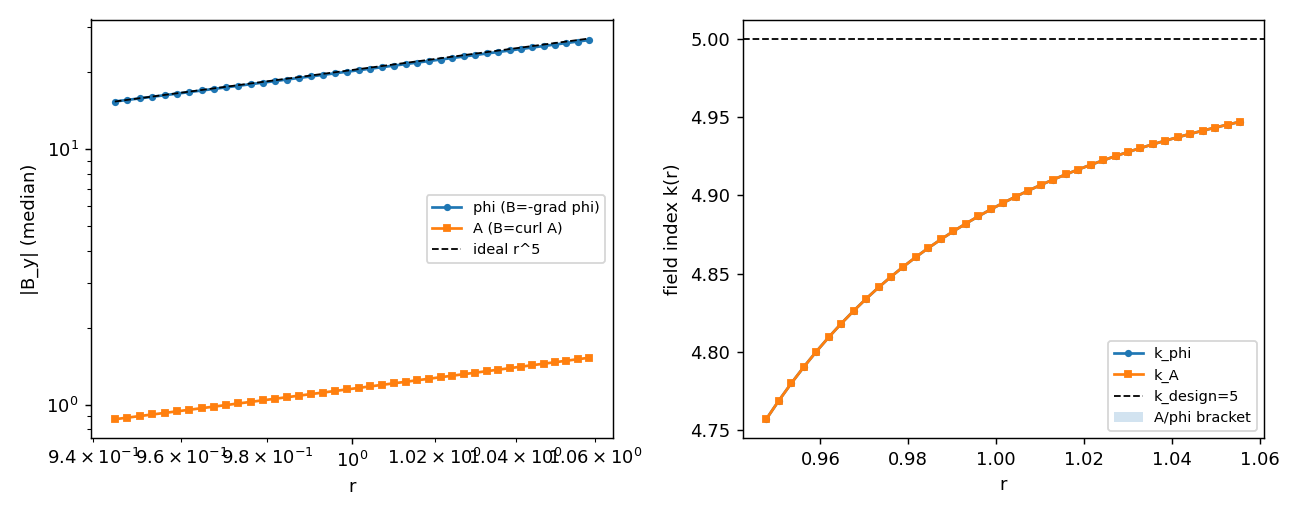

Here is the Python script that generated this plot:
r"""Scaling-FFAG super-ferric proton-gantry pole: achromatic design via the hodograph,
certified by COMPLEMENTARY (A vs phi) bounds.

WHY THIS EXAMPLE
----------------
A fixed-field (scaling-FFAG) gantry delivers a RANGE of beam momenta WITHOUT
re-exciting the magnets -- the win for a compact proton therapy gantry (fast
energy switching, no per-energy ramp).  The enabling property is ACHROMATICITY
= zero chromaticity = the betatron tune is momentum-independent.  For a scaling
field that is exactly

    B_y(r) = B0 (r/r0)^k          (k = field index),

orbits of different momenta are GEOMETRICALLY SIMILAR (p ~ r^{k+1}), so the tune
is the same for every momentum.  Achromaticity is therefore EXACTLY the single
condition

    k(r) = d log B_y / d log r = const            across the radial aperture.

THE HODOGRAPH CONNECTION (why log-r is the natural chart)
--------------------------------------------------------
Momentum enters as a SCALING of the orbit (r ~ p^{1/(k+1)}).  In u = log r the
scaling r -> lam r becomes a TRANSLATION u -> u + log lam, and the scaling field
B ~ r^k = e^{k u} is translation-covariant: log B is a STRAIGHT LINE in u with
slope k.  So
    achromatic  <=>  log B vs log r is a straight line (k = const = slope).
The pole gap g(r) ~ r^{-k} (B ~ 1/g) is, in u, log g linear in u -- a "uniform"
pole in the log chart.  This is the 2-variable conformal (log) chart; the
non-linear (saturation) reshape in Steps 2-3 drops to the single-variable von
Mises chart, because the full 2-variable swap FOLDS once mu = mu(q) (see
chaplygin_inverse_vonmises_2d.py).

COMPLEMENTARY (A vs phi) CERTIFICATION
--------------------------------------
The achromaticity of a FINITE pole is a numerical claim, so we bracket it.  The
SAME gap is solved two complementary ways (the energy <-> co-energy Legendre
pair; A and phi are the conjugate (flux-function, scalar-potential) pair of the
hodograph):

  * phi-formulation : scalar potential, Dirichlet phi on the poles
                      (the high-mu equipotential), B = -grad phi.
  * A-formulation   : flux function A_z, Dirichlet A on the flux walls
                      (the conjugate BCs), B = (A_y, -A_x).

The two solutions converge to the same field from discretisation-COMPLEMENTARY
sides; the global magnetic energy is rigorously bracketed (Synge hypercircle /
Rikabi-Bryant-Freeman, monotone BH => convex energy => the bracket survives into
saturation).  The LOCAL field index k(r) is not a strict two-sided theorem, but
k_A(r) and k_phi(r) converge from opposite sides, so their GAP certifies that a
flat k(r) is physics, not a mesh artefact -- and (Steps 2-3) drives the reshape.

NOTE the field-index k is SCALE-INVARIANT (d log B / d log r ignores the overall
amplitude), so phi (unit potential) and A (unit flux) need NOT share a
normalisation to be compared -- only the field SHAPE matters.

SCOPE (this file = the full achromatic-pole program, Steps 1-4 + hodograph solver)
----------------------------------------------------------------------------------
  Step 1: linear high-mu scaling pole; measure k_phi(r), k_A(r); show the A/phi
          bracket certifies how flat the naive g ~ r^{-k} pole is.
  Step 2: Froehlich mu(B) saturation -> k droops at the high-r (high-B) edge =
          the super-ferric operating wall.
  Step 3: reshape the pole (von Mises / log chart, no remesh) to restore
          k(r) = const into saturation.
  Step 4: ISOCHRONOUS -- the OTHER achromaticity (constant revolution TIME, not
          tune): the target is the RISING index k_iso(r) = (beta gamma)^2 i.e.
          <B>(r) = B0 gamma(r).  Saturation breaks it at the high-r NONLINEAR END
          PACK; the same 2-parameter reshape drives the SATURATED <B>(r) back
          onto B0 gamma(r), A/phi-certified.  (scaling: constant tune <-> rigid
          k=const; isochronous: constant time <-> rising k_iso(r) -- the two
          achromaticities are different and, relativistically, mutually
          exclusive.)
  Hodograph AS solver: the linear pole solved on a FIXED mesh with the shape a
          pullback deformation (mesh.SetDeformation) -- Netgen runs ONCE.

run:  python scaling_ffag_pole_2d.py            # Step 1 complementary bracket (fast)
      python scaling_ffag_pole_2d.py --fig       # + figure
      python scaling_ffag_pole_2d.py --step2 --step3 --fig   # saturation + reshape
      python scaling_ffag_pole_2d.py --pullback              # hodograph-as-solver
      python scaling_ffag_pole_2d.py --iso --fig             # isochronous end pack
"""
import argparse
import math
import os
import sys

import numpy as np

# --------------------------------------------------------------------------- #
# proton gantry parameters (the radial aperture from the momentum range)
# --------------------------------------------------------------------------- #
M_PROTON = 938.272            # MeV
K_INDEX = 5.0                 # scaling field index B ~ r^k
T_LO, T_HI = 70.0, 250.0      # proton kinetic-energy range (MeV) -> momentum band
R0 = 1.0                      # reference radius (normalised)
G0 = 0.10                     # gap at r0 (normalised); B ~ 1/g


def _rigidity_ratio(T_lo=T_LO, T_hi=T_HI):
    """p_hi / p_lo for kinetic energies T_hi, T_lo (relativistic protons)."""
    p = lambda T: math.sqrt(T * (T + 2 * M_PROTON))        # pc in MeV  # noqa: E731
    return p(T_hi) / p(T_lo)


def aperture_radii(k=K_INDEX, r0=R0, t_lo=T_LO, t_hi=T_HI):
    """Radial aperture [r_min, r_max] (centred on r0) spanned by the momentum
    band, using the scaling relation r ~ p^{1/(k+1)}."""
    ratio = _rigidity_ratio(t_lo, t_hi) ** (1.0 / (k + 1.0))   # r_hi / r_lo
    return r0 / math.sqrt(ratio), r0 * math.sqrt(ratio)


def scaling_gap(r, k=K_INDEX, g0=G0, r0=R0, gamma=0.0, gamma2=0.0):
    """Scaling pole gap.  Naive (gamma=gamma2=0): g(r) = g0 (r/r0)^{-k} (B ~ r^k).

    The Step-3 RESHAPE adds a log-r polynomial correction (u = log(r/r0)):
        g(r) = g0 * exp(-k u - gamma/2 u^2 - gamma2/6 u^3),
    so the LOCAL geometric index k_geom = -d log g / d log r tilts as a quadratic
        k_geom(u) = k + gamma*u + gamma2/2 * u^2.
    gamma cancels the LINEAR tilt of k(r), gamma2 the CURVATURE -- the 2-parameter
    reshape that flattens the SATURATED field index (cf. the 2-param Newton in
    clebsch_pole_shape_optimization_2d that nulls b3 AND b5)."""
    u = np.log(np.asarray(r, dtype=float) / r0)
    return g0 * np.exp(-k * u - 0.5 * gamma * u * u - gamma2 * u ** 3 / 6.0)


# --------------------------------------------------------------------------- #
# the new field-quality metric: field index k(r) = d log B_y / d log r
# --------------------------------------------------------------------------- #
def field_index(rs, By, r_fit=None):
    """Local field index k(r) = d(log B_y)/d(log r), by a centred log-log slope.

    rs, By : 1-D arrays (By > 0 on the aperture).  Returns k at the interior
    sample points (length len(rs) - 2 by central difference), with rs_mid."""
    rs = np.asarray(rs, dtype=float)
    By = np.asarray(By, dtype=float)
    lr, lB = np.log(rs), np.log(np.abs(By))
    k = (lB[2:] - lB[:-2]) / (lr[2:] - lr[:-2])              # central difference
    return rs[1:-1], k


# --------------------------------------------------------------------------- #
# complementary 2-D solves on the scaling gap (upper half, high-mu limit)
# --------------------------------------------------------------------------- #
def _gap_geometry(r_min, r_max, k, g0, r0, n_face=60):
    """Upper-half air gap between the median (y=0) and the scaling pole face
    y = g(r)/2.  Boundaries: 'median' (y=0), 'pole' (the face), 'rmin'/'rmax'
    (the radial walls = flux walls)."""
    from netgen.occ import WorkPlane, OCCGeometry
    rs = np.linspace(r_min, r_max, n_face)
    yf = scaling_gap(rs, k, g0, r0) / 2.0
    wp = WorkPlane().MoveTo(r_min, 0.0)
    wp.LineTo(r_max, 0.0)                                    # median  (y=0)
    wp.LineTo(r_max, float(yf[-1]))                         # rmax wall
    for ri, yi in zip(rs[-2::-1], yf[-2::-1]):              # pole face (back)
        wp.LineTo(float(ri), float(yi))
    wp.LineTo(r_min, 0.0)                                    # rmin wall
    face = wp.Face()
    face.faces.name = "gap"
    # name edges by midpoint geometry (no hardcoded ids)
    for e in face.edges:
        c = e.center
        if abs(c.y) < 1e-9:
            e.name = "median"
        elif abs(c.x - r_min) < 1e-6:
            e.name = "rmin"
        elif abs(c.x - r_max) < 1e-6:
            e.name = "rmax"
        else:
            e.name = "pole"
    return OCCGeometry(face, dim=2)


def _median_By(gfu, kind, rs_eval, mesh, y_probe):
    """Sample B_y on the median plane.  phi: B_y = -dphi/dy ; A: B_y = -dA/dx."""
    from ngsolve import grad
    g = grad(gfu)
    out = []
    for r in rs_eval:
        mp = mesh(float(r), float(y_probe))
        gv = g(mp)
        out.append(-gv[1] if kind == "phi" else -gv[0])
    return np.array(out)


def solve_complementary(r_min, r_max, k=K_INDEX, g0=G0, r0=R0,
                        order=4, maxh=0.02, n_eval=41, buffer=1.25):
    """Solve the scaling gap with BOTH complementary formulations and return the
    median field index k_phi(r), k_A(r).

    The Laplace problem is solved on a radial domain BUFFERED beyond the
    measurement aperture [r_min, r_max] (by the factor `buffer` each side) so the
    radial-wall fringing stays OUT of the measurement window -- the field index
    is then read in the clean bulk.

    phi : Dirichlet phi=0 on median, phi=1 on pole (equipotential), natural on
          the radial walls.            B = -grad phi.
    A   : Dirichlet A=0 on rmin, A=1 on rmax (flux specified), natural on median
          and pole (the dual BCs).     B = (A_y, -A_x)  ->  median B_y = -A_x.
    """
    from ngsolve import (H1, BilinearForm, GridFunction, grad, dx, TaskManager,
                         Mesh)
    r_lo, r_hi = r_min / buffer, r_max * buffer            # solve domain
    geo = _gap_geometry(r_lo, r_hi, k, g0, r0)
    rs_eval = np.linspace(r_min, r_max, n_eval)            # measurement window
    y_probe = 0.02 * scaling_gap(r0, k, g0, r0)            # just off the median
    out = {}
    with TaskManager():
        mesh = Mesh(geo.GenerateMesh(maxh=maxh))
        # ---- phi-formulation (Dirichlet on poles) ----
        fes_p = H1(mesh, order=order, dirichlet="median|pole")
        u, v = fes_p.TnT()
        a = BilinearForm(fes_p)
        a += grad(u) * grad(v) * dx
        a.Assemble()
        gfp = GridFunction(fes_p)
        gfp.Set(mesh.BoundaryCF({"pole": 1.0, "median": 0.0}, default=0.0),
                definedon=mesh.Boundaries("median|pole"))
        r = gfp.vec.CreateVector()
        r.data = -a.mat * gfp.vec
        gfp.vec.data += a.mat.Inverse(fes_p.FreeDofs(),
                                      inverse="sparsecholesky") * r
        By_p = _median_By(gfp, "phi", rs_eval, mesh, y_probe)
        # ---- A-formulation (Dirichlet on flux walls = the dual BCs) ----
        fes_a = H1(mesh, order=order, dirichlet="rmin|rmax")
        u, v = fes_a.TnT()
        a2 = BilinearForm(fes_a)
        a2 += grad(u) * grad(v) * dx
        a2.Assemble()
        gfa = GridFunction(fes_a)
        gfa.Set(mesh.BoundaryCF({"rmax": 1.0, "rmin": 0.0}, default=0.0),
                definedon=mesh.Boundaries("rmin|rmax"))
        r2 = gfa.vec.CreateVector()
        r2.data = -a2.mat * gfa.vec
        gfa.vec.data += a2.mat.Inverse(fes_a.FreeDofs(),
                                       inverse="sparsecholesky") * r2
        By_a = _median_By(gfa, "A", rs_eval, mesh, y_probe)
    rmid_p, k_p = field_index(rs_eval, By_p)
    rmid_a, k_a = field_index(rs_eval, By_a)
    out["rs_eval"] = rs_eval
    out["By_phi"] = By_p
    out["By_A"] = By_a
    out["r_index"] = rmid_p
    out["k_phi"] = k_p
    out["k_A"] = k_a
    out["ndof"] = (fes_p.ndof, fes_a.ndof)
    return out


# --------------------------------------------------------------------------- #
# Step 2: SATURATION -- a super-ferric iron pole (Froehlich mu(B)) droops k(r)
#         at the high-r (high-B) edge as the drive rises.
# --------------------------------------------------------------------------- #
MU0 = 4.0e-7 * math.pi
MUR0_IRON = 2000.0          # Froehlich mu_r at B=0
BK_IRON = 1.2               # Froehlich knee (T)


def mu_r_froehlich(B, mur0=MUR0_IRON, Bk=BK_IRON):
    """Froehlich saturation mu_r(|B|): mur0 at B=0 -> 1 as B -> infinity."""
    return 1.0 + (mur0 - 1.0) / (1.0 + (B / Bk) ** 2)


def _gap_iron_geometry(r_lo, r_hi, k, g0, r0, y_top, n_face=60, gamma=0.0,
                       gamma2=0.0):
    """Upper half: an AIR gap (median y=0 to the scaling pole face y=g(r)/2)
    glued to an IRON pole (pole face up to a flat back at y_top).  The pole
    face is now an interior gap/iron interface (not a BC).  Boundaries:
    'median' (y=0), 'irontop' (the driven back), 'rmin'/'rmax'.  `gamma`,
    `gamma2` are the Step-3 reshape parameters (see scaling_gap)."""
    from netgen.occ import WorkPlane, OCCGeometry, Glue
    rs = np.linspace(r_lo, r_hi, n_face)
    yf = scaling_gap(rs, k, g0, r0, gamma, gamma2) / 2.0
    wp = WorkPlane().MoveTo(r_lo, 0.0)
    wp.LineTo(r_hi, 0.0)                                     # median
    wp.LineTo(r_hi, float(yf[-1]))                          # rmax (gap)
    for ri, yi in zip(rs[-2::-1], yf[-2::-1]):              # pole face (gap top)
        wp.LineTo(float(ri), float(yi))
    wp.Close()
    gap = wp.Face(); gap.faces.name = "gap"
    wp2 = WorkPlane().MoveTo(r_lo, float(yf[0]))
    for ri, yi in zip(rs[1:], yf[1:]):                      # pole face (iron bottom)
        wp2.LineTo(float(ri), float(yi))
    wp2.LineTo(r_hi, y_top)                                 # rmax (iron)
    wp2.LineTo(r_lo, y_top)                                 # irontop
    wp2.Close()
    iron = wp2.Face(); iron.faces.name = "iron"
    shape = Glue([gap, iron])
    for e in shape.edges:
        c = e.center
        if abs(c.y) < 1e-9:
            e.name = "median"
        elif abs(c.y - y_top) < 1e-9:
            e.name = "irontop"
        elif abs(c.x - r_lo) < 1e-6:
            e.name = "rmin"
        elif abs(c.x - r_hi) < 1e-6:
            e.name = "rmax"
        else:
            e.name = "poleface"                            # interior interface
    return OCCGeometry(shape, dim=2)


def solve_saturated(mmf, r_min, r_max, k=K_INDEX, g0=G0, r0=R0, pole_t=0.03,
                    order=3, maxh=0.006, buffer=1.25, n_eval=41,
                    relax=0.5, tol=1e-4, maxit=60, gamma=0.0, gamma2=0.0):
    """Nonlinear scalar-potential solve with a Froehlich iron pole: the magnetic
    scalar potential phi (phi=mmf on the iron back, phi=0 on the median) drives
    flux through the air gap; B = -mu0 mu_r(|B|) grad phi.  Picard on mu_r(B).
    Returns the median field index k(r) and the saturation diagnostics.  `gamma`,
    `gamma2` are the Step-3 pole reshape (0,0 = naive scaling pole)."""
    from ngsolve import (H1, L2, BilinearForm, GridFunction, grad, dx, CF, Norm,
                         TaskManager, Mesh)
    r_lo, r_hi = r_min / buffer, r_max * buffer
    y_top = float(scaling_gap(r_lo, k, g0, r0, gamma, gamma2) / 2.0 + pole_t)
    geo = _gap_iron_geometry(r_lo, r_hi, k, g0, r0, y_top, gamma=gamma,
                             gamma2=gamma2)
    rs_eval = np.linspace(r_min, r_max, n_eval)
    y_probe = 0.02 * float(scaling_gap(r0, k, g0, r0))
    with TaskManager():
        mesh = Mesh(geo.GenerateMesh(maxh=maxh))
        fes = H1(mesh, order=order, dirichlet="median|irontop")
        u, v = fes.TnT()
        gfu = GridFunction(fes)
        bccf = mesh.BoundaryCF({"irontop": mmf, "median": 0.0}, default=0.0)
        fes_mu = L2(mesh, order=0)
        mu_gf = GridFunction(fes_mu)
        mu_gf.Set(mesh.MaterialCF({"iron": MUR0_IRON}, default=1.0))   # start
        iron_ind = mesh.MaterialCF({"iron": 1.0}, default=0.0)
        resid = 1.0
        it = 0
        for it in range(1, maxit + 1):
            a = BilinearForm(fes)
            a += mu_gf * grad(u) * grad(v) * dx
            a.Assemble()
            gfu.Set(bccf, definedon=mesh.Boundaries("median|irontop"))
            r = gfu.vec.CreateVector()
            r.data = -a.mat * gfu.vec
            gfu.vec.data += a.mat.Inverse(fes.FreeDofs(),
                                          inverse="sparsecholesky") * r
            B = MU0 * mu_gf * Norm(grad(gfu))               # |B| with current mu
            froh = 1.0 + (MUR0_IRON - 1.0) / (1.0 + (B / BK_IRON) ** 2)
            mu_target = (1.0 - iron_ind) * CF(1.0) + iron_ind * froh
            mu_new = GridFunction(fes_mu)
            mu_new.Set(mu_target)
            d = mu_new.vec.CreateVector()
            d.data = mu_new.vec - mu_gf.vec
            denom = (mu_gf.vec.Norm() or 1.0)
            resid = d.Norm() / denom
            mu_gf.vec.data += relax * d
            if resid < tol:
                break
        # median B_y = -mu0 dphi/dy (gap, mu_r=1)
        g = grad(gfu)
        By = np.array([-MU0 * g(mesh(float(r), y_probe))[1] for r in rs_eval])
        # total flux through the median (per depth), by a robust line integral of
        # B_y over the FULL domain -- matches the A-formulation's flux-wall BC.
        r_full = np.linspace(r_lo, r_hi, 200)
        By_full = np.array([-MU0 * g(mesh(float(r), y_probe))[1] for r in r_full])
        Psi = float(abs(np.sum(0.5 * (By_full[:-1] + By_full[1:])
                               * np.diff(r_full))))
    rmid, kk = field_index(rs_eval, By)
    return {
        "mmf": float(mmf), "Psi": Psi,
        "rs_eval": rs_eval, "By": By,
        "r_index": rmid, "k": kk,
        "B_gap_min": float(np.min(np.abs(By))),
        "B_gap_max": float(np.max(np.abs(By))),
        "iters": int(it), "resid": float(resid),
        "ndof": fes.ndof,
    }


def solve_saturated_A(Psi, r_min, r_max, k=K_INDEX, g0=G0, r0=R0, pole_t=0.03,
                      order=3, maxh=0.006, buffer=1.25, n_eval=41,
                      relax=0.5, tol=1e-4, maxit=60, gamma=0.0, gamma2=0.0):
    """A-formulation (flux function A_z) COMPLEMENT of solve_saturated: B = curl
    A_z (|B| = |grad A_z|), H = nu(|B|) B with nu = 1/(mu0 mu_r(|B|)).  A_z is
    Dirichlet on the flux walls (rmin=0, rmax=Psi), natural on median + irontop
    (the DUAL boundary conditions); Psi is the median flux from the phi solve, so
    the two formulations sit at the SAME operating point (same saturation state).
    Picard on nu(|B|).  Returns the median field index k_A(r)."""
    from ngsolve import (H1, L2, BilinearForm, GridFunction, grad, dx, CF, Norm,
                         TaskManager, Mesh)
    r_lo, r_hi = r_min / buffer, r_max * buffer
    y_top = float(scaling_gap(r_lo, k, g0, r0, gamma, gamma2) / 2.0 + pole_t)
    geo = _gap_iron_geometry(r_lo, r_hi, k, g0, r0, y_top, gamma=gamma,
                             gamma2=gamma2)
    rs_eval = np.linspace(r_min, r_max, n_eval)
    y_probe = 0.02 * float(scaling_gap(r0, k, g0, r0))
    nu_air, nu_iron0 = 1.0 / MU0, 1.0 / (MU0 * MUR0_IRON)
    with TaskManager():
        mesh = Mesh(geo.GenerateMesh(maxh=maxh))
        fes = H1(mesh, order=order, dirichlet="rmin|rmax")
        u, v = fes.TnT()
        gfu = GridFunction(fes)
        bccf = mesh.BoundaryCF({"rmax": Psi, "rmin": 0.0}, default=0.0)
        fes_nu = L2(mesh, order=0)
        nu_gf = GridFunction(fes_nu)
        nu_gf.Set(mesh.MaterialCF({"iron": nu_iron0}, default=nu_air))
        iron_ind = mesh.MaterialCF({"iron": 1.0}, default=0.0)
        resid, it = 1.0, 0
        for it in range(1, maxit + 1):
            a = BilinearForm(fes)
            a += nu_gf * grad(u) * grad(v) * dx
            a.Assemble()
            gfu.Set(bccf, definedon=mesh.Boundaries("rmin|rmax"))
            r = gfu.vec.CreateVector()
            r.data = -a.mat * gfu.vec
            gfu.vec.data += a.mat.Inverse(fes.FreeDofs(),
                                          inverse="sparsecholesky") * r
            B = Norm(grad(gfu))                              # |B| = |grad A_z|
            froh = 1.0 + (MUR0_IRON - 1.0) / (1.0 + (B / BK_IRON) ** 2)
            nu_target = (1.0 - iron_ind) * CF(nu_air) + iron_ind * (nu_air / froh)
            nu_new = GridFunction(fes_nu)
            nu_new.Set(nu_target)
            d = nu_new.vec.CreateVector()
            d.data = nu_new.vec - nu_gf.vec
            resid = d.Norm() / (nu_gf.vec.Norm() or 1.0)
            nu_gf.vec.data += relax * d
            if resid < tol:
                break
        g = grad(gfu)
        By = np.array([-g(mesh(float(r), y_probe))[0] for r in rs_eval])  # -dA/dx
    rmid, kk = field_index(rs_eval, By)
    return {"By": By, "r_index": rmid, "k": kk,
            "iters": int(it), "resid": float(resid)}


def bracket_saturated(B_design=1.8, k=K_INDEX, g0=G0, r0=R0, order=3,
                      maxh=0.008, gamma=0.0, gamma2=0.0, r_min=None, r_max=None):
    """COMPLEMENTARY certification of the SATURATED field index: solve the same
    nonlinear operating point both ways -- phi (Dirichlet on the poles) and A
    (Dirichlet on the flux walls, driven to the phi-solve's median flux Psi so
    both sit at the SAME saturation state).  k_phi(r) and k_A(r) converge from
    discretisation-complementary sides; their GAP certifies the saturated k(r)
    is physics, not mesh (the nonlinear analogue of Step 1's linear bracket;
    monotone BH => convex energy => the bracket survives into saturation).
    The aperture defaults to the scaling momentum band aperture_radii(k); pass
    r_min/r_max explicitly for a non-scaling (e.g. isochronous) window."""
    if r_min is None or r_max is None:
        r_min, r_max = aperture_radii(k=k, r0=r0)
    mmf = B_design * g0 / (2.0 * MU0)
    s_phi = solve_saturated(mmf, r_min, r_max, k=k, g0=g0, r0=r0,
                            order=order, maxh=maxh, gamma=gamma, gamma2=gamma2)
    s_A = solve_saturated_A(s_phi["Psi"], r_min, r_max, k=k, g0=g0, r0=r0,
                            order=order, maxh=maxh, gamma=gamma, gamma2=gamma2)
    m = slice(2, -2)
    gap = float(np.max(np.abs(s_phi["k"][m] - s_A["k"][m])))
    return {
        "B_design": float(B_design), "Psi": s_phi["Psi"],
        "B_gap_max": s_phi["B_gap_max"],
        "r_index": s_phi["r_index"], "k_phi": s_phi["k"], "k_A": s_A["k"],
        "bracket_gap_max": gap,
        "k_mid_mean": float(0.5 * (s_phi["k"][m] + s_A["k"][m]).mean()),
        "iters_phi": s_phi["iters"], "iters_A": s_A["iters"],
    }


# --------------------------------------------------------------------------- #
# Hodograph AS THE SOLVER: design on a FIXED reference mesh, the pole shape a
# pullback (deformation) -- so changing the pole reshapes the WEIGHT, not the
# mesh.  Netgen runs ONCE; every pole shape is the same mesh + a new deformation
# (the no-remesh win the physical-coordinate solves above do not have).
# --------------------------------------------------------------------------- #
def _comp_mesh(r_lo, r_hi, maxh):
    """The FIXED computational rectangle [r_lo,r_hi] x [0,1] (x=r, y=normalised
    gap eta).  Generated ONCE; the pole shape enters as a deformation of eta."""
    from netgen.occ import WorkPlane, OCCGeometry
    from ngsolve import Mesh
    rect = WorkPlane().MoveTo(r_lo, 0.0).Rectangle(r_hi - r_lo, 1.0).Face()
    for e in rect.edges:
        c = e.center
        if abs(c.y) < 1e-9:
            e.name = "median"
        elif abs(c.y - 1.0) < 1e-9:
            e.name = "pole"
        elif abs(c.x - r_lo) < 1e-6:
            e.name = "rmin"
        elif abs(c.x - r_hi) < 1e-6:
            e.name = "rmax"
    return Mesh(OCCGeometry(rect, dim=2).GenerateMesh(maxh=maxh))


def _gap_cf(xc, k, g0, r0, gamma, gamma2):
    """Scaling gap g(r) as an NGSolve CF (xc = the radial coordinate)."""
    from ngsolve import log as nlog, exp as nexp
    u = nlog(xc / r0)
    return g0 * nexp(-k * u - 0.5 * gamma * u * u - gamma2 * u ** 3 / 6.0)


def solve_scaling_pole_deformed(mesh, gamma=0.0, gamma2=0.0, k=K_INDEX, g0=G0,
                                r0=R0, order=4, n_eval=41, meas=(0.92, 1.085)):
    """Solve the linear equipotential scaling gap on the SHARED fixed mesh by
    DEFORMING eta -> y = eta*g(r)/2 (mesh.SetDeformation; no Netgen remesh).  The
    pole shape (gamma, gamma2) lives entirely in the deformation, so a reshape is
    a new weight on the SAME mesh.  Returns the median field index k(r)."""
    from ngsolve import (VectorH1, H1, GridFunction, CF, x, y, grad, dx,
                         BilinearForm, TaskManager)
    rs_eval = np.linspace(meas[0], meas[1], n_eval)
    eta_probe = 0.02
    with TaskManager():
        gcf = _gap_cf(x, k, g0, r0, gamma, gamma2)
        gd = GridFunction(VectorH1(mesh, order=order))
        gd.Set(CF((0.0, y * (gcf / 2.0 - 1.0))))           # eta -> eta*g/2
        mesh.SetDeformation(gd)
        fes = H1(mesh, order=order, dirichlet="median|pole")
        u, v = fes.TnT()
        a = BilinearForm(grad(u) * grad(v) * dx)
        a.Assemble()
        gfu = GridFunction(fes)
        gfu.Set(mesh.BoundaryCF({"pole": 1.0, "median": 0.0}, default=0.0),
                definedon=mesh.Boundaries("median|pole"))
        r = gfu.vec.CreateVector()
        r.data = -a.mat * gfu.vec
        gfu.vec.data += a.mat.Inverse(fes.FreeDofs(),
                                      inverse="sparsecholesky") * r
        g = grad(gfu)
        By = np.array([-g(mesh(float(rr), eta_probe))[1] for rr in rs_eval])
        mesh.UnsetDeformation()
    rmid, kk = field_index(rs_eval, By)
    return {"rs_eval": rs_eval, "By": By, "r_index": rmid, "k": kk}


def run_pullback(k=K_INDEX, g0=G0, r0=R0, order=4, maxh=0.035):
    """Hodograph-as-solver: ONE computational mesh, the pole shape a deformation.

    (i) VALIDATE the pullback == the physical-remesh solve (the naive gamma=0
        equipotential pole) -- same field index k(r).
    (ii) DEMONSTRATE no-remesh: sweep several pole shapes (gamma) reusing the
        SAME mesh object (Netgen generated exactly once)."""
    r_min, r_max = aperture_radii(k=k, r0=r0)
    buf = 1.25
    r_lo, r_hi = r_min / buf, r_max * buf
    meas = (r_min, r_max)
    mesh = _comp_mesh(r_lo, r_hi, maxh)                     # ONE mesh generation
    s0 = solve_scaling_pole_deformed(mesh, 0.0, 0.0, k=k, g0=g0, r0=r0,
                                     order=order, meas=meas)
    # physical-remesh reference (Step-1 equipotential phi solve, gamma=0)
    ref = solve_complementary(r_min, r_max, k=k, g0=g0, r0=r0, order=order,
                              maxh=0.012)
    m = slice(2, -2)
    k_def = s0["k"][m]
    k_phys = ref["k_phi"][m]
    n = min(len(k_def), len(k_phys))
    match = float(np.max(np.abs(k_def[:n] - k_phys[:n])))
    # no-remesh sweep on the SAME mesh
    sweep = []
    for gm in (0.0, -0.85, -2.0):
        s = solve_scaling_pole_deformed(mesh, gm, 0.0, k=k, g0=g0, r0=r0,
                                        order=order, meas=meas)
        sweep.append({"gamma": gm, "k_mean": float(s["k"][m].mean()),
                      "k_tilt": float(s["k"][m][-1] - s["k"][m][0])})
    return {
        "k_def_vs_physical_max": match,
        "k_def_mean": float(k_def.mean()),
        "k_phys_mean": float(k_phys.mean()),
        "n_mesh_generations": 1,
        "sweep": sweep,
    }


def run_step2(b_targets=(0.6, 1.4, 2.0, 2.6), k=K_INDEX, g0=G0, r0=R0,
              order=3, maxh=0.006):
    """Sweep the drive (parametrised by the target B_gap at r0); the field index
    k(r) is referenced to the LOWEST (unsaturated) drive, so the saturation
    signal Dk(r) = k(drive) - k(reference) is isolated from the geometric
    baseline.  As the high-r edge (highest B) crosses the iron knee, Dk develops
    a negative dip there: the achromaticity degrades at the high-energy edge of
    the momentum acceptance -- the super-ferric operating wall."""
    r_min, r_max = aperture_radii(k=k, r0=r0)
    mmfs = [bt * g0 / (2.0 * MU0) for bt in b_targets]
    sols = [solve_saturated(mmf, r_min, r_max, k=k, g0=g0, r0=r0,
                            order=order, maxh=maxh) for mmf in mmfs]
    m = slice(2, -2)                                        # interior window
    k_ref = sols[0]["k"]                                    # unsaturated baseline
    levels = []
    for s in sols:
        dk = s["k"] - k_ref
        levels.append({
            "B_target": s["mmf"] * 2.0 * MU0 / g0,
            "B_gap_min": s["B_gap_min"], "B_gap_max": s["B_gap_max"],
            "k_hi_edge": float(s["k"][m][-1]),
            "dk_hi": float(dk[m][-1]),                      # high-r index loss
            "dk_lo": float(dk[m][0]),                       # low-r index loss
            "dk_tilt": float(dk[m][-1] - dk[m][0]),         # differential droop
            "iters": s["iters"], "resid": s["resid"],
            "_s": s,
        })
    return {"k_design": float(k), "aperture": (float(r_min), float(r_max)),
            "Bk_iron": BK_IRON, "k_ref_interior": k_ref[m].tolist(),
            "levels": levels}


# --------------------------------------------------------------------------- #
# Step 3: RESHAPE -- a 1-parameter pole correction (gamma) restores k(r)=const
#         into saturation (the von Mises / log-chart reshape, single-valued).
# --------------------------------------------------------------------------- #
def _index_residual(mmf, gamma, gamma2, r_min, r_max, k, g0, r0, order, maxh):
    """Saturated solve at reshape (gamma, gamma2); return the field-index
    flatness residual (tilt, curvature), the peak-to-peak, and the solve.
      tilt = k(r_hi) - k(r_lo)        (the linear slope of k(r))
      curv = k(r_mid) - mean(edges)   (the bow / quadratic part)."""
    s = solve_saturated(mmf, r_min, r_max, k=k, g0=g0, r0=r0,
                        order=order, maxh=maxh, gamma=gamma, gamma2=gamma2)
    ki = s["k"][2:-2]
    mid = len(ki) // 2
    tilt = float(ki[-1] - ki[0])
    curv = float(ki[mid] - 0.5 * (ki[-1] + ki[0]))
    return tilt, curv, float(ki.max() - ki.min()), s


def run_step3(B_design=1.8, k=K_INDEX, g0=G0, r0=R0, order=3, maxh=0.008,
              tol=3e-3, newton_steps=3, dg=0.4):
    """At the design (saturated) excitation, find the 2-parameter pole reshape
    (gamma, gamma2) that drives BOTH the field-index tilt AND curvature to zero
    -- restoring a flat (achromatic) k(r) into saturation.  The local geometric
    index k_geom(u) = k + gamma*u + gamma2/2*u^2 (u=log r/r0) has 2 knobs; a 2-D
    Newton on (tilt, curv)=0 (finite-difference Jacobian) flattens the saturated
    index, the single-valued von Mises/log-chart reshape.  Returns naive vs
    reshaped flatness."""
    r_min, r_max = aperture_radii(k=k, r0=r0)
    mmf = B_design * g0 / (2.0 * MU0)

    def resid(g, g2):
        return _index_residual(mmf, g, g2, r_min, r_max, k, g0, r0, order, maxh)

    t0, c0, p0, s0 = resid(0.0, 0.0)                        # naive pole
    g, g2 = 0.0, 0.0
    t, c, p, s = t0, c0, p0, s0
    evals = [{"gamma": 0.0, "gamma2": 0.0, "tilt": t0, "curv": c0, "ptp": p0}]
    best = {"gamma": 0.0, "gamma2": 0.0, "tilt": t0, "curv": c0, "ptp": p0,
            "_s": s0}
    for _ in range(newton_steps):
        if max(abs(t), abs(c)) < tol:
            break
        # finite-difference 2x2 Jacobian d(tilt,curv)/d(gamma,gamma2)
        tg, cg, _, _ = resid(g + dg, g2)
        tg2, cg2, _, _ = resid(g, g2 + dg)
        J = np.array([[(tg - t) / dg, (tg2 - t) / dg],
                      [(cg - c) / dg, (cg2 - c) / dg]])
        try:
            step = np.linalg.solve(J, np.array([t, c]))
        except np.linalg.LinAlgError:
            break
        g, g2 = g - step[0], g2 - step[1]
        t, c, p, s = resid(g, g2)
        evals.append({"gamma": g, "gamma2": g2, "tilt": t, "curv": c, "ptp": p})
        if p < best["ptp"]:
            best = {"gamma": g, "gamma2": g2, "tilt": t, "curv": c, "ptp": p,
                    "_s": s}
    return {
        "k_design": float(k), "B_design": float(B_design),
        "aperture": (float(r_min), float(r_max)),
        "naive": {"gamma": 0.0, "gamma2": 0.0, "tilt": t0, "curv": c0,
                  "ptp": p0, "_s": s0},
        "reshaped": best,
        "ptp_improvement": float(p0 / best["ptp"]) if best["ptp"] > 0 else None,
        "evals": evals,
    }


# --------------------------------------------------------------------------- #
# Step 4: ISOCHRONOUS -- a DIFFERENT achromaticity (constant revolution TIME,
#   not constant tune).  Make the nonlinear (saturated) END PACK isochronous.
# --------------------------------------------------------------------------- #
# An isochronous magnet (cyclotron / non-scaling FFAG) keeps the revolution TIME
# momentum-independent.  That needs the average field to RISE with radius as the
# relativistic factor:
#     <B>(r) = B0 gamma(r),  gamma = 1/sqrt(1 - beta^2),  beta(r) = beta0 (r/r0)
# (beta = omega r / c is linear in r at a constant revolution frequency omega).
# The LOCAL field index is therefore NOT constant but RISING:
#     k_iso(r) = d log B / d log r = (beta gamma)^2 = beta^2 / (1 - beta^2),
# the OPPOSITE of the scaling (k = const) target -- isochronism trades a
# momentum-independent TUNE for a momentum-independent TIME.  The high-r (highest
# B) edge must deliver the STEEPEST rise AND saturates first: the super-ferric
# isochronous wall = the NONLINEAR END PACK.  The SAME 2-parameter pole reshape
# (+ A/phi bracket certificate) that flattened the scaling index instead drives
# the SATURATED <B>(r) back onto B0 gamma(r) into saturation.
def iso_field_law(r, beta0, r0=R0):
    """Isochronous orbit kinematics: beta(r) = beta0 (r/r0) (linear in r at a
    constant revolution frequency, beta = omega r / c); returns beta(r) and
    gamma(r) = 1/sqrt(1 - beta^2)."""
    beta = beta0 * (np.asarray(r, dtype=float) / r0)
    return beta, 1.0 / np.sqrt(1.0 - beta ** 2)


def iso_target_index(r, beta0, r0=R0):
    """Isochronous LOCAL field index k_iso(r) = (beta gamma)^2 = beta^2/(1-beta^2)
    = d log(B0 gamma) / d log r (the RISING index of a constant-time orbit)."""
    beta, _ = iso_field_law(r, beta0, r0)
    return beta ** 2 / (1.0 - beta ** 2)


def iso_geometric_reshape(beta0):
    """The (k0, gamma) of scaling_gap that, in LINEAR theory, reproduces the
    isochronous index k_iso(r) to first order at r0: the geometric index
    k_geom(u) = k0 + gamma u matches k_iso AND its slope at u = 0.
        k0    = k_iso(r0)         = beta0^2 / (1 - beta0^2)
        gamma = d k_iso / d log r = 2 beta0^2 / (1 - beta0^2)^2 ."""
    b = beta0 ** 2
    return b / (1.0 - b), 2.0 * b / (1.0 - b) ** 2


def _iso_residual(mmf, gamma, gamma2, beta0, r_min, r_max, k0, g0, r0, order,
                  maxh):
    """Saturated solve at reshape (gamma, gamma2) on the isochronous-base pole.
    Returns the field-INDEX mismatch to the isochronous target (tilt, curv of
    diff(r) = k(r) - k_iso(r)), the field-SHAPE isochronism residual
    max|shape(<B>)/shape(gamma) - 1| (the timing error: T(p)=const <=> <B>~gamma),
    and the solve."""
    s = solve_saturated(mmf, r_min, r_max, k=k0, g0=g0, r0=r0,
                        order=order, maxh=maxh, gamma=gamma, gamma2=gamma2)
    diff = s["k"] - iso_target_index(s["r_index"], beta0, r0)
    dd = diff[2:-2]
    mid = len(dd) // 2
    tilt = float(dd[-1] - dd[0])
    curv = float(dd[mid] - 0.5 * (dd[-1] + dd[0]))
    rs, By = s["rs_eval"], np.abs(s["By"])
    _, gam = iso_field_law(rs, beta0, r0)
    c = len(rs) // 2
    iso_resid = float(np.max(np.abs(By / By[c] / (gam / gam[c]) - 1.0)[2:-2]))
    return tilt, curv, iso_resid, s


def run_isochronous(beta0=0.6, B_design=1.1, r_min=0.78, r_max=1.28, g0=G0,
                    r0=R0, order=3, maxh=0.008, tol=2e-3, newton_steps=4,
                    dg=0.3):
    """Design a SATURATED isochronous pole.  The naive pole is the LINEAR-theory
    isochronous shape (iso_geometric_reshape); saturation droops <B>(r) below
    B0 gamma(r) at the high-r NONLINEAR END PACK; the 2-parameter pole reshape
    restores the saturated <B>(r) onto B0 gamma(r), certified by the A/phi
    bracket.  beta0 = beta at r0 (how relativistic the orbit is); the field-shape
    residual max|<B>(r)/(B0 gamma(r)) - 1| is the timing error."""
    k0, g_iso = iso_geometric_reshape(beta0)               # linear-theory iso pole
    mmf = B_design * g0 / (2.0 * MU0)

    def resid(g, g2):
        return _iso_residual(mmf, g, g2, beta0, r_min, r_max, k0, g0, r0,
                             order, maxh)

    t0, c0, iso0, s0 = resid(g_iso, 0.0)                   # naive = linear-theory iso
    g, g2 = g_iso, 0.0
    t, c = t0, c0
    best = {"gamma": g_iso, "gamma2": 0.0, "tilt": t0, "curv": c0,
            "iso_resid": iso0, "_s": s0}
    evals = [{"gamma": g_iso, "gamma2": 0.0, "tilt": t0, "curv": c0,
              "iso_resid": iso0}]
    for _ in range(newton_steps):
        if max(abs(t), abs(c)) < tol:
            break
        tg, cg, _, _ = resid(g + dg, g2)
        tg2, cg2, _, _ = resid(g, g2 + dg)
        J = np.array([[(tg - t) / dg, (tg2 - t) / dg],
                      [(cg - c) / dg, (cg2 - c) / dg]])
        try:
            step = np.linalg.solve(J, np.array([t, c]))
        except np.linalg.LinAlgError:
            break
        g, g2 = g - step[0], g2 - step[1]
        t, c, iso, s = resid(g, g2)
        evals.append({"gamma": g, "gamma2": g2, "tilt": t, "curv": c,
                      "iso_resid": iso})
        if iso < best["iso_resid"]:
            best = {"gamma": g, "gamma2": g2, "tilt": t, "curv": c,
                    "iso_resid": iso, "_s": s}
    beta_min, beta_max = beta0 * r_min / r0, beta0 * r_max / r0
    return {
        "beta0": float(beta0), "beta_min": float(beta_min),
        "beta_max": float(beta_max), "k_iso0": float(k0),
        "k_iso_min": float(iso_target_index(r_min, beta0, r0)),
        "k_iso_max": float(iso_target_index(r_max, beta0, r0)),
        "B_design": float(B_design), "aperture": (float(r_min), float(r_max)),
        "naive": {"gamma": float(g_iso), "gamma2": 0.0, "tilt": t0, "curv": c0,
                  "iso_resid": iso0, "_s": s0},
        "reshaped": best,
        "iso_improvement": float(iso0 / best["iso_resid"])
                           if best["iso_resid"] > 0 else None,
        "evals": evals,
    }


# --------------------------------------------------------------------------- #
# driver
# --------------------------------------------------------------------------- #
def run(k=K_INDEX, g0=G0, r0=R0, order=4, maxh=0.008):
    """Step 1: linear scaling pole; analytic check + complementary k(r) bracket."""
    # (i) analytic check: field_index on B ~ r^k returns k.
    rs = np.linspace(0.5, 2.0, 200)
    k_meas = field_index(rs, (rs / r0) ** k)[1]
    analytic_err = float(np.max(np.abs(k_meas - k)))

    # (ii) physical aperture from the proton momentum band.
    r_min, r_max = aperture_radii(k=k, r0=r0)
    sol = solve_complementary(r_min, r_max, k=k, g0=g0, r0=r0,
                              order=order, maxh=maxh)

    # certification: where the A/phi bracket is tightest, k is best resolved.
    k_lo = np.minimum(sol["k_phi"], sol["k_A"])
    k_hi = np.maximum(sol["k_phi"], sol["k_A"])
    k_mid = 0.5 * (sol["k_phi"] + sol["k_A"])
    gap = float(np.max(k_hi - k_lo))
    # interior window (drop the 2 edge points each side -- wall fringing)
    m = slice(2, -2)
    k_flat_dev = float(np.max(np.abs(k_mid[m] - k)))         # how flat (vs k)
    return {
        "k_design": float(k),
        "aperture": (float(r_min), float(r_max)),
        "rigidity_ratio": float(_rigidity_ratio()),
        "analytic_index_err": analytic_err,
        "bracket_gap_max": gap,
        "k_interior_dev_from_design": k_flat_dev,
        "k_interior_mid_mean": float(np.mean(k_mid[m])),
        "ndof": sol["ndof"],
        "_sol": sol,
    }


def main():
    ap = argparse.ArgumentParser()
    ap.add_argument("--fig", action="store_true")
    ap.add_argument("--step2", action="store_true",
                    help="also run the saturation sweep (Froehlich iron pole)")
    ap.add_argument("--step3", action="store_true",
                    help="also run the 2-parameter pole reshape (restore flat k)")
    ap.add_argument("--pullback", action="store_true",
                    help="hodograph AS solver: fixed mesh, pole shape = deformation")
    ap.add_argument("--iso", action="store_true",
                    help="also run the isochronous design (nonlinear end pack -> B0*gamma(r))")
    ap.add_argument("--order", type=int, default=4)
    ap.add_argument("--maxh", type=float, default=0.008)
    args = ap.parse_args()

    print("=" * 74)
    print("Scaling-FFAG proton-gantry pole -- Step 1: linear scaling + A/phi bracket")
    print("=" * 74)
    res = run(order=args.order, maxh=args.maxh)
    rmin, rmax = res["aperture"]
    print(f"field index k_design        : {res['k_design']:.3f}")
    print(f"momentum band p_hi/p_lo     : {res['rigidity_ratio']:.3f}"
          f"  (T {T_LO:.0f}-{T_HI:.0f} MeV)")
    print(f"radial aperture [r_min,r_max]: [{rmin:.4f}, {rmax:.4f}]"
          f"  (ratio {rmax / rmin:.3f})")
    print(f"analytic field_index error  : {res['analytic_index_err']:.2e}"
          f"  (B~r^k -> k)")
    print(f"ndof (phi, A)               : {res['ndof']}")
    print(f"A/phi bracket gap (max)     : {res['bracket_gap_max']:.3e}")
    print(f"k interior mean (mid)       : {res['k_interior_mid_mean']:.3f}")
    print(f"k interior dev from design  : {res['k_interior_dev_from_design']:.3e}")

    if args.fig:
        _figure(res)

    if args.step2:
        print("\n" + "=" * 74)
        print("Step 2: SATURATION -- Froehlich iron pole droops k at the high-r edge")
        print("=" * 74)
        s2 = run_step2()
        print(f"iron knee Bk                : {s2['Bk_iron']:.2f} T")
        print(f"{'B_tgt(T)':<9}{'B_gap[min,max]':<16}{'k_hi':<8}"
              f"{'dk_hi':<9}{'dk_tilt':<9}{'iters':<6}")
        for L in s2["levels"]:
            print(f"{L['B_target']:<9.1f}[{L['B_gap_min']:.2f}, {L['B_gap_max']:.2f}]"
                  f"   {L['k_hi_edge']:<8.3f}{L['dk_hi']:<+9.3f}"
                  f"{L['dk_tilt']:<+9.3f}{L['iters']:<6}")
        if args.fig:
            _figure_step2(s2)

    if args.step3:
        print("\n" + "=" * 74)
        print("Step 3: RESHAPE -- 2-param pole correction restores flat k(r) in saturation")
        print("=" * 74)
        s3 = run_step3()
        n, o = s3["naive"], s3["reshaped"]
        print(f"design excitation B@r0      : {s3['B_design']:.1f} T")
        print(f"naive pole   k(r) ptp       : {n['ptp']:.4f}"
              f"  (tilt {n['tilt']:+.4f}, curv {n['curv']:+.4f})")
        print(f"reshaped     k(r) ptp       : {o['ptp']:.4f}"
              f"  (tilt {o['tilt']:+.4f}, curv {o['curv']:+.4f})")
        print(f"reshape (gamma, gamma2)     : ({o['gamma']:+.3f}, {o['gamma2']:+.3f})")
        print(f"flatness improvement        : {s3['ptp_improvement']:.1f}x"
              f"  ({len(s3['evals'])-1} Newton step(s))")
        # complementary (A vs phi) certification of the reshaped saturated design
        bk = bracket_saturated(B_design=s3["B_design"], gamma=o["gamma"],
                               gamma2=o["gamma2"])
        print(f"reshaped A/phi bracket gap  : {bk['bracket_gap_max']:.2e}"
              f"  (saturated k(r) certified, B_gap up to {bk['B_gap_max']:.2f} T)")
        if args.fig:
            _figure_step3(s3)

    if args.pullback:
        print("\n" + "=" * 74)
        print("Hodograph AS solver: fixed mesh, pole shape = pullback deformation")
        print("=" * 74)
        pb = run_pullback()
        print(f"pullback k(r) mean          : {pb['k_def_mean']:.4f}")
        print(f"physical-remesh k(r) mean   : {pb['k_phys_mean']:.4f}")
        print(f"pullback vs physical (max)  : {pb['k_def_vs_physical_max']:.2e}"
              f"  (the deformation == physical)")
        print(f"Netgen mesh generations     : {pb['n_mesh_generations']}"
              f"  (every pole shape reuses the SAME mesh -- no remesh)")
        print(f"{'gamma':<8}{'k_mean':<9}{'k_tilt':<9}")
        for s in pb["sweep"]:
            print(f"{s['gamma']:<8.2f}{s['k_mean']:<9.3f}{s['k_tilt']:<+9.4f}")

    if args.iso:
        print("\n" + "=" * 74)
        print("Step 4: ISOCHRONOUS -- nonlinear end pack driven onto B0*gamma(r)")
        print("=" * 74)
        s4 = run_isochronous()
        n, o = s4["naive"], s4["reshaped"]
        gmin = 1.0 / math.sqrt(1.0 - s4["beta_min"] ** 2)
        gmax = 1.0 / math.sqrt(1.0 - s4["beta_max"] ** 2)
        print(f"beta(r) range               : {s4['beta_min']:.3f} -> {s4['beta_max']:.3f}"
              f"  (gamma {gmin:.3f} -> {gmax:.3f})")
        print(f"isochronous index k_iso(r)  : {s4['k_iso_min']:.3f} -> {s4['k_iso_max']:.3f}"
              f"  (RISES; not the scaling k=const)")
        print(f"design gap field B@r0       : {s4['B_design']:.2f} T"
              f"  (B_gap up to {o['_s']['B_gap_max']:.2f} T, knee {BK_IRON:.1f})")
        print(f"naive iso pole  |<B>/B0gam-1|: {n['iso_resid']:.4f}"
              f"  (linear-theory iso, broken by saturation)")
        print(f"reshaped        |<B>/B0gam-1|: {o['iso_resid']:.4f}"
              f"  (gamma {o['gamma']:+.3f}, gamma2 {o['gamma2']:+.3f})")
        print(f"isochronism improvement     : {s4['iso_improvement']:.1f}x"
              f"  ({len(s4['evals'])-1} Newton step(s))")
        rmin_i, rmax_i = s4["aperture"]
        bk = bracket_saturated(B_design=s4["B_design"], k=s4["k_iso0"],
                               g0=G0, r0=R0, gamma=o["gamma"], gamma2=o["gamma2"],
                               r_min=rmin_i, r_max=rmax_i)
        print(f"reshaped A/phi bracket gap  : {bk['bracket_gap_max']:.2e}"
              f"  (saturated <B>(r) certified)")
        if args.fig:
            _figure_iso(s4)


def _figure(res):
    import matplotlib
    matplotlib.use("Agg")
    import matplotlib.pyplot as plt
    sol = res["_sol"]
    fig, ax = plt.subplots(1, 2, figsize=(10, 4))
    rs = sol["rs_eval"]
    ax[0].loglog(rs, np.abs(sol["By_phi"]), "o-", ms=3, label="phi (B=-grad phi)")
    ax[0].loglog(rs, np.abs(sol["By_A"]), "s-", ms=3, label="A (B=curl A)")
    ax[0].loglog(rs, (rs / res["k_design"] * 0 + 1) * np.abs(sol["By_phi"][0])
                 * (rs / rs[0]) ** res["k_design"], "k--", lw=1,
                 label=f"ideal r^{res['k_design']:.0f}")
    ax[0].set_xlabel("r"); ax[0].set_ylabel("|B_y| (median)")
    ax[0].legend(fontsize=8)
    ri = sol["r_index"]
    ax[1].plot(ri, sol["k_phi"], "o-", ms=3, label="k_phi")
    ax[1].plot(ri, sol["k_A"], "s-", ms=3, label="k_A")
    ax[1].axhline(res["k_design"], color="k", ls="--", lw=1,
                  label=f"k_design={res['k_design']:.0f}")
    ax[1].fill_between(ri, np.minimum(sol["k_phi"], sol["k_A"]),
                       np.maximum(sol["k_phi"], sol["k_A"]),
                       alpha=0.2, label="A/phi bracket")
    ax[1].set_xlabel("r"); ax[1].set_ylabel("field index k(r)")
    ax[1].legend(fontsize=8)
    fig.tight_layout()
    out = os.path.join(os.path.dirname(os.path.abspath(__file__)),
                       "scaling_ffag_pole_2d.png")
    fig.savefig(out, dpi=130)
    print(f"saved {out}")


def _figure_step2(s2):
    import matplotlib
    matplotlib.use("Agg")
    import matplotlib.pyplot as plt
    fig, ax = plt.subplots(1, 2, figsize=(10, 4))
    k_ref = np.array(s2["k_ref_interior"])
    for L in s2["levels"]:
        s = L["_s"]
        m = slice(2, -2)
        ri = s["r_index"][m]
        dk = s["k"][m] - k_ref
        ax[0].plot(ri, dk, "o-", ms=3,
                   label=f"B@r0={L['B_target']:.1f}T (max {L['B_gap_max']:.1f})")
        ax[1].plot(s["rs_eval"], np.abs(s["By"]), "-",
                   label=f"B@r0={L['B_target']:.1f}T")
    ax[0].axhline(0, color="k", lw=0.8)
    ax[0].set_xlabel("r"); ax[0].set_ylabel("dk(r) = k - k(unsaturated)")
    ax[0].legend(fontsize=7)
    ax[1].axhline(s2["Bk_iron"], color="r", ls="--", lw=1, label="iron knee Bk")
    ax[1].set_xlabel("r"); ax[1].set_ylabel("|B_gap|(r)  [T]")
    ax[1].legend(fontsize=7)
    fig.tight_layout()
    out = os.path.join(os.path.dirname(os.path.abspath(__file__)),
                       "scaling_ffag_pole_2d_saturation.png")
    fig.savefig(out, dpi=130)
    print(f"saved {out}")


def _figure_step3(s3):
    import matplotlib
    matplotlib.use("Agg")
    import matplotlib.pyplot as plt
    n, o = s3["naive"], s3["reshaped"]
    fig, ax = plt.subplots(1, 2, figsize=(10, 4))
    for tag, d, style in (("naive", n, "o-"), ("reshaped", o, "s-")):
        s = d["_s"]
        m = slice(2, -2)
        ax[0].plot(s["r_index"][m], s["k"][m], style, ms=3,
                   label=f"{tag} (ptp {d['ptp']:.3f})")
    ax[0].axhline(s3["k_design"], color="k", ls="--", lw=1,
                  label=f"k_design={s3['k_design']:.0f}")
    ax[0].set_xlabel("r"); ax[0].set_ylabel("field index k(r)")
    ax[0].legend(fontsize=8)
    # pole gap profiles (the shape change)
    r_min, r_max = s3["aperture"]
    rs = np.linspace(r_min, r_max, 60)
    ax[1].plot(rs, scaling_gap(rs, K_INDEX, G0, R0) / 2.0, "o-", ms=3,
               label="naive g(r)/2")
    ax[1].plot(rs, scaling_gap(rs, K_INDEX, G0, R0, o["gamma"], o["gamma2"]) / 2.0,
               "s-", ms=3, label="reshaped g(r)/2")
    ax[1].set_xlabel("r"); ax[1].set_ylabel("pole-face height g(r)/2")
    ax[1].legend(fontsize=8)
    fig.tight_layout()
    out = os.path.join(os.path.dirname(os.path.abspath(__file__)),
                       "scaling_ffag_pole_2d_reshape.png")
    fig.savefig(out, dpi=130)
    print(f"saved {out}")


def _figure_iso(s4):
    import matplotlib
    matplotlib.use("Agg")
    import matplotlib.pyplot as plt
    n, o = s4["naive"], s4["reshaped"]
    beta0 = s4["beta0"]
    fig, ax = plt.subplots(1, 2, figsize=(10, 4))
    # left: field shape <B>(r)/<B>(r_mid) vs the isochronous gamma(r) target
    for tag, d, style in (("naive (saturated)", n, "o-"), ("reshaped", o, "s-")):
        s = d["_s"]
        rs = s["rs_eval"]
        By = np.abs(s["By"])
        c = len(rs) // 2
        ax[0].plot(rs, By / By[c], style, ms=3,
                   label=f"{tag}  |res| {d['iso_resid']:.3f}")
    rs = n["_s"]["rs_eval"]
    _, gam = iso_field_law(rs, beta0, R0)
    c = len(rs) // 2
    ax[0].plot(rs, gam / gam[c], "k--", lw=1.2, label="isochronous B0*gamma(r)")
    ax[0].set_xlabel("r"); ax[0].set_ylabel("<B>(r) / <B>(r_mid)")
    ax[0].set_title("isochronism: field shape vs gamma(r)")
    ax[0].legend(fontsize=8)
    # right: the local field index k(r) vs the RISING isochronous target
    for tag, d, style in (("naive", n, "o-"), ("reshaped", o, "s-")):
        s = d["_s"]
        m = slice(2, -2)
        ax[1].plot(s["r_index"][m], s["k"][m], style, ms=3, label=f"k(r) {tag}")
    ri = n["_s"]["r_index"][2:-2]
    ax[1].plot(ri, iso_target_index(ri, beta0, R0), "k--", lw=1.2,
               label="k_iso(r)=(beta*gamma)^2")
    ax[1].set_xlabel("r"); ax[1].set_ylabel("field index k(r)")
    ax[1].set_title("rising isochronous index restored in saturation")
    ax[1].legend(fontsize=8)
    fig.tight_layout()
    out = os.path.join(os.path.dirname(os.path.abspath(__file__)),
                       "scaling_ffag_pole_2d_isochronous.png")
    fig.savefig(out, dpi=130)
    print(f"saved {out}")


if __name__ == "__main__":
    main()
